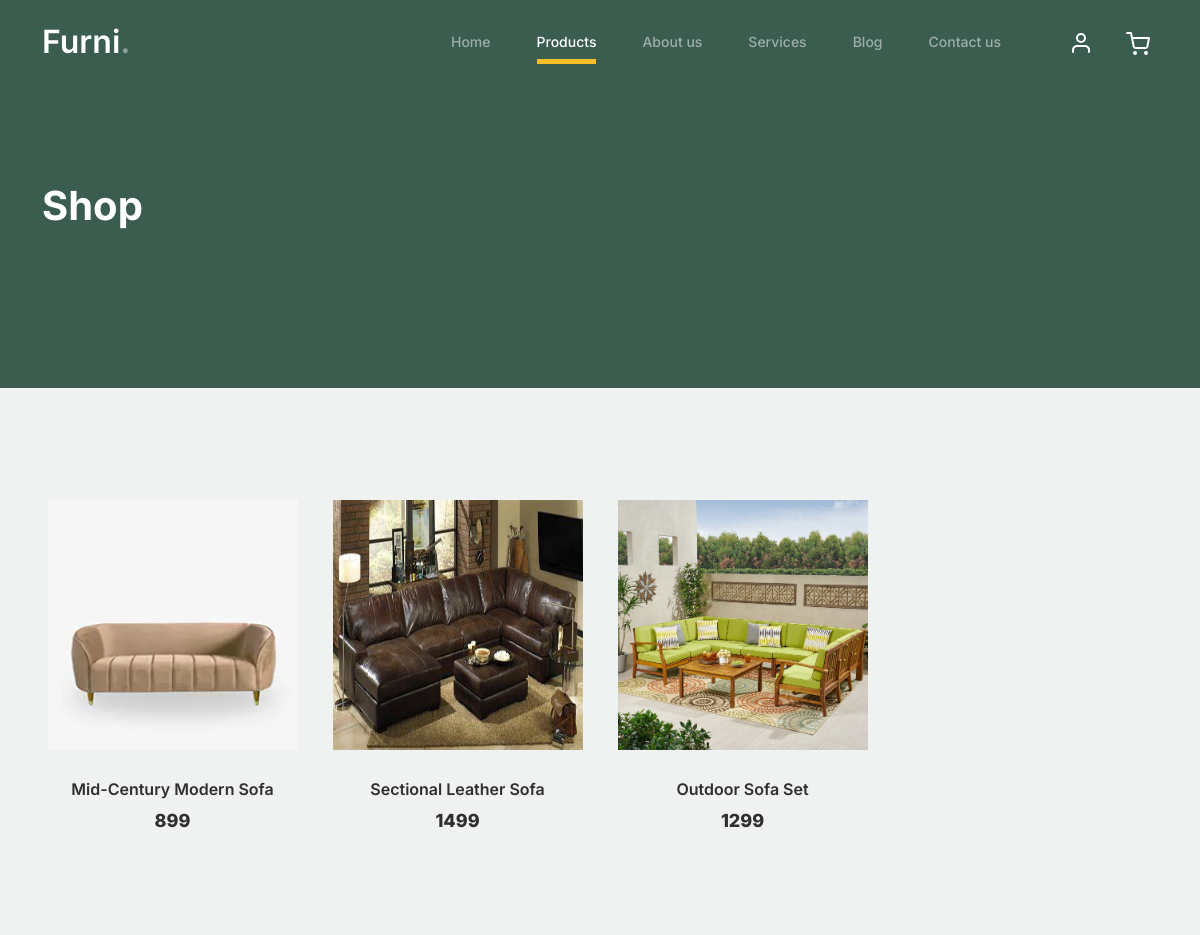
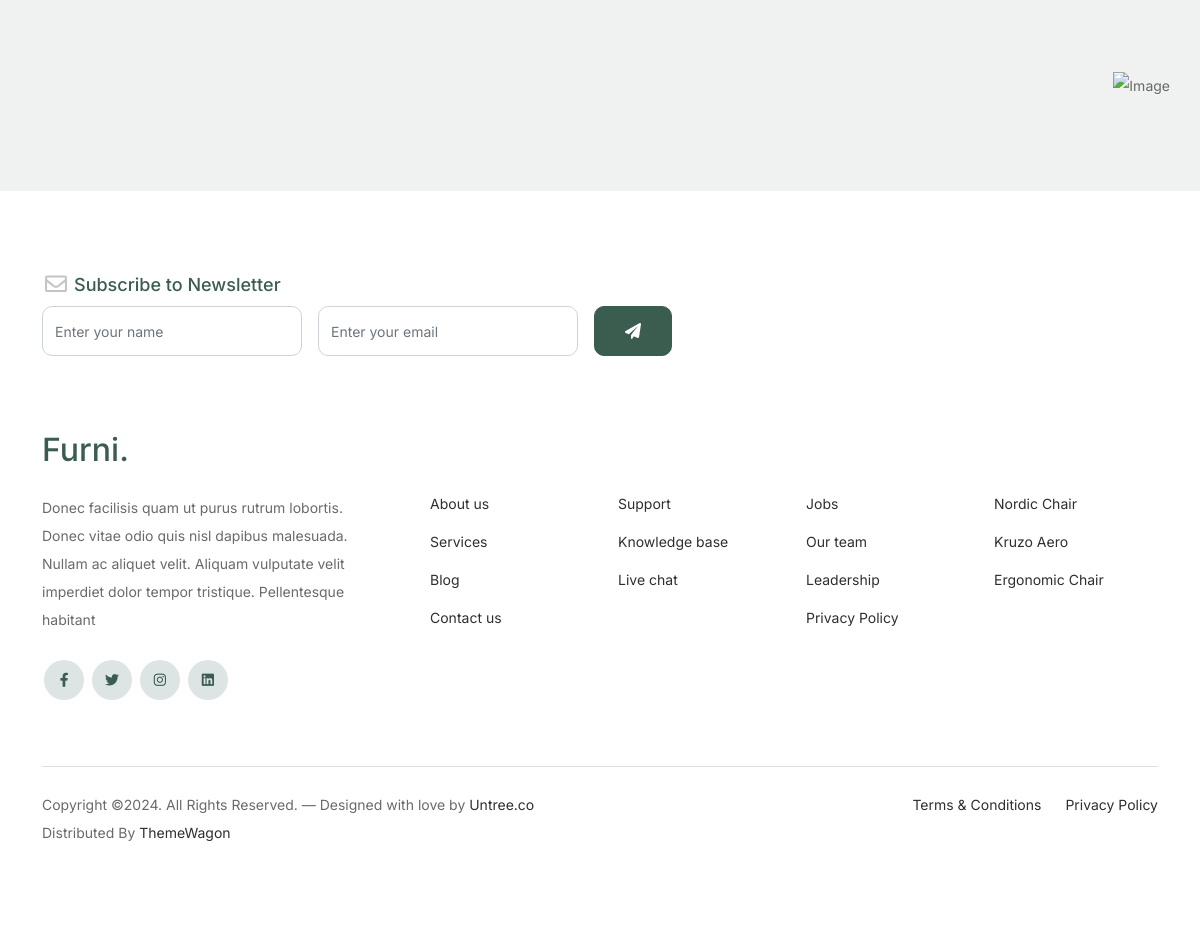
Screenshot of /products_filter/Sofas/ with the database file from the repository (2 pictures, top to bottom).
### Newapp/models.py (models this page shows)
class ProductDB(models.Model):
    Product_Category=models.CharField(max_length=100,null=True,blank=True)
    Product_Name=models.CharField(max_length=100,null=True,blank=True)
    Quantity=models.IntegerField(null=True,blank=True)
    Price=models.IntegerField(null=True,blank=True)
    Description=models.TextField(max_length=200,null=True,blank=True)
    Country_of_origin=models.CharField(max_length=100,null=True,blank=True)
    Manufactured_by=models.CharField(max_length=100,null=True,blank=True)
    Image1=models.ImageField(upload_to="Products",null=True,blank=True)
    Image2 = models.ImageField(upload_to="Products", null=True, blank=True)
    Image3 = models.ImageField(upload_to="Products", null=True, blank=True)

### WebApp/views.py (the view)
# urls.py: path('products_filter/<cat_name>/',views.productsfilter,name="products_filter"),
def productsfilter(request,cat_name):
    data=ProductDB.objects.filter(Product_Category=cat_name)
    return render(request,"products_filter.html",{'data':data})

### WebApp/templates/products_filter.html (shortened to what this page needs)
<!doctype html>
{% load static %}
<html lang="en">
<head>
		<link href="{% static 'web/css/bootstrap.min.css' %}" rel="stylesheet">
		<link href="https://cdnjs.cloudflare.com/ajax/libs/font-awesome/6.0.0-beta3/css/all.min.css" rel="stylesheet">
		<link href="{% static 'web/css/tiny-slider.css' %}" rel="stylesheet">
		<link href="{% static 'web/css/style.css' %}" rel="stylesheet">
	</head>
	<body>
		<nav class="custom-navbar navbar navbar navbar-expand-md navbar-dark bg-dark" arial-label="Furni navigation bar">
			<div class="container">
				<a class="navbar-brand" href="index.html">Furni<span>.</span></a>
				<div class="collapse navbar-collapse" id="navbarsFurni">
					<ul class="custom-navbar-nav navbar-nav ms-auto mb-2 mb-md-0">
						<li class="nav-item ">
							<a class="nav-link" href="{% url 'home' %}">Home</a>
						</li>
						<li class="active"><a class="nav-link" href="{% url 'products_page' %}">Products</a></li>
						<li><a class="nav-link" href="{% url 'aboutus' %}">About us</a></li>
						<li><a class="nav-link" href="services.html">Services</a></li>
						<li><a class="nav-link" href="blog.html">Blog</a></li>
						<li><a class="nav-link" href="{% url 'contacts' %}">Contact us</a></li>
					</ul>
					<ul class="custom-navbar-cta navbar-nav mb-2 mb-md-0 ms-5">
						<li><a class="nav-link" href="#"><img src="{% static 'web/images/user.svg' %}"></a></li>
						<li><a class="nav-link" href="cart.html"><img src="{% static 'web/images/cart.svg' %}"></a></li>
					</ul>
				</div>
			</div>
		</nav>
			<div class="hero">
				<div class="container">
					<div class="row justify-content-between">
						<div class="col-lg-5">
							<div class="intro-excerpt">
								<h1>Shop</h1>
							</div>
						</div>
						<div class="col-lg-7">
						</div>
					</div>
				</div>
			</div>
		<div class="untree_co-section product-section before-footer-section">
		    <div class="container">
		      	<div class="row">
					{% for d in data %}
					<div class="col-12 col-md-4 col-lg-3 mb-5">
						<a class="product-item" href="{% url 'single_product' proid=d.id %}">
							<img src="{{d.Image1.url}}" class="img-fluid product-thumbnail" style="height:250px;width:250px;">
							<h3 class="product-title">{{d.Product_Name}}</h3>
							<strong class="product-price">{{d.Price}}</strong>
						</a>
					</div>
					{% endfor %}
		      	</div>
		    </div>
		</div>
		<footer class="footer-section">
			<div class="container relative">
				<div class="sofa-img">
					<img src="{% static 'web/images/sofa.png' %}" alt="Image" class="img-fluid">
				</div>
				<div class="row">
					<div class="col-lg-8">
						<div class="subscription-form">
							<h3 class="d-flex align-items-center"><span class="me-1"><img src="{% static 'web/images/envelope-outline.svg' %}" alt="Image" class="img-fluid"></span><span>Subscribe to Newsletter</span></h3>
							<form action="#" class="row g-3">
								<div class="col-auto">
									<input type="text" class="form-control" placeholder="Enter your name">
								</div>
								<div class="col-auto">
									<input type="email" class="form-control" placeholder="Enter your email">
								</div>
								<div class="col-auto">
									<button class="btn btn-primary">
										<span class="fa fa-paper-plane"></span>
									</button>
								</div>
							</form>
						</div>
					</div>
				</div>
				<div class="row g-5 mb-5">
					<div class="col-lg-4">
						<div class="mb-4 footer-logo-wrap"><a href="#" class="footer-logo">Furni<span>.</span></a></div>
						<p class="mb-4">Donec facilisis quam ut purus rutrum lobortis. Donec vitae odio quis nisl dapibus malesuada. Nullam ac aliquet velit. Aliquam vulputate velit imperdiet dolor tempor tristique. Pellentesque habitant</p>
						<ul class="list-unstyled custom-social">
							<li><a href="#"><span class="fa fa-brands fa-facebook-f"></span></a></li>
							<li><a href="#"><span class="fa fa-brands fa-twitter"></span></a></li>
							<li><a href="#"><span class="fa fa-brands fa-instagram"></span></a></li>
							<li><a href="#"><span class="fa fa-brands fa-linkedin"></span></a></li>
						</ul>
					</div>
					<div class="col-lg-8">
						<div class="row links-wrap">
							<div class="col-6 col-sm-6 col-md-3">
								<ul class="list-unstyled">
									<li><a href="#">About us</a></li>
									<li><a href="#">Services</a></li>
									<li><a href="#">Blog</a></li>
									<li><a href="#">Contact us</a></li>
								</ul>
							</div>
							<div class="col-6 col-sm-6 col-md-3">
								<ul class="list-unstyled">
									<li><a href="#">Support</a></li>
									<li><a href="#">Knowledge base</a></li>
									<li><a href="#">Live chat</a></li>
								</ul>
							</div>
							<div class="col-6 col-sm-6 col-md-3">
								<ul class="list-unstyled">
									<li><a href="#">Jobs</a></li>
									<li><a href="#">Our team</a></li>
									<li><a href="#">Leadership</a></li>
									<li><a href="#">Privacy Policy</a></li>
								</ul>
							</div>
							<div class="col-6 col-sm-6 col-md-3">
								<ul class="list-unstyled">
									<li><a href="#">Nordic Chair</a></li>
									<li><a href="#">Kruzo Aero</a></li>
									<li><a href="#">Ergonomic Chair</a></li>
								</ul>
							</div>
						</div>
					</div>
				</div>
				<div class="border-top copyright">
					<div class="row pt-4">
						<div class="col-lg-6">
							<p class="mb-2 text-center text-lg-start">Copyright &copy;. All Rights Reserved. &mdash; Designed with love by <a href="https://untree.co">Untree.co</a>  Distributed By <a href="https://themewagon.com">ThemeWagon</a>
            </p>
						</div>
						<div class="col-lg-6 text-center text-lg-end">
							<ul class="list-unstyled d-inline-flex ms-auto">
								<li class="me-4"><a href="#">Terms &amp; Conditions</a></li>
								<li><a href="#">Privacy Policy</a></li>
							</ul>
						</div>
					</div>
				</div>
			</div>
		</footer>
	</body>
</html>

### rows the page displays
ProductDB: Image1 (picture), Product_Name "Mid-Century Modern Sofa", Price "899"
ProductDB: Image1 (picture), Product_Name "Sectional Leather Sofa", Price "1499"
ProductDB: Image1 (picture), Product_Name "Outdoor Sofa Set", Price "1299"
